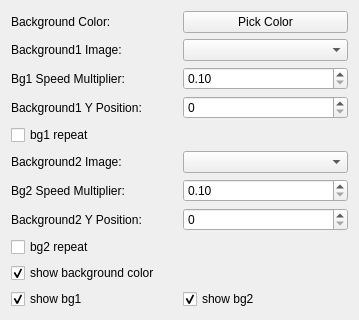
                <widget class="QWidget" name="page_map_properties">
                 <property name="geometry">
                  <rect>
                   <x>0</x>
                   <y>0</y>
                   <width>359</width>
                   <height>305</height>
                  </rect>
                 </property>
                 <attribute name="label">
                  <string>Map Properties</string>
                 </attribute>
                 <layout class="QVBoxLayout" name="verticalLayout_11">
                  <item>
                   <layout class="QGridLayout" name="gridLayout_13">
                    <item row="1" column="0">
                     <widget class="QLabel" name="label_52">
                      <property name="text">
                       <string>Background1 Image:</string>
                      </property>
                     </widget>
                    </item>
                    <item row="1" column="1">
                     <widget class="QComboBox" name="bg1_filename"/>
                    </item>
                    <item row="3" column="0">
                     <widget class="QLabel" name="label_56">
                      <property name="text">
                       <string>Background1 Y Position:</string>
                      </property>
                     </widget>
                    </item>
                    <item row="3" column="1">
                     <widget class="QSpinBox" name="bg1_y_pos">
                      <property name="maximum">
                       <number>999</number>
                      </property>
                     </widget>
                    </item>
                    <item row="0" column="0">
                     <widget class="QLabel" name="label_58">
                      <property name="text">
                       <string>Background Color:</string>
                      </property>
                     </widget>
                    </item>
                    <item row="0" column="1">
                     <widget class="QPushButton" name="bg_color_pick">
                      <property name="text">
                       <string>Pick Color</string>
                      </property>
                     </widget>
                    </item>
                    <item row="5" column="0">
                     <widget class="QLabel" name="label_59">
                      <property name="text">
                       <string>Background2 Image:</string>
                      </property>
                     </widget>
                    </item>
                    <item row="8" column="0">
                     <widget class="QLabel" name="label_60">
                      <property name="text">
                       <string>Background2 Y Position:</string>
                      </property>
                     </widget>
                    </item>
                    <item row="5" column="1">
                     <widget class="QComboBox" name="bg2_filename"/>
                    </item>
                    <item row="8" column="1">
                     <widget class="QSpinBox" name="bg2_y_pos">
                      <property name="maximum">
                       <number>999</number>
                      </property>
                     </widget>
                    </item>
                    <item row="10" column="0">
                     <widget class="QCheckBox" name="checkBox">
                      <property name="text">
                       <string>show background color</string>
                      </property>
                      <property name="checked">
                       <bool>true</bool>
                      </property>
                     </widget>
                    </item>
                    <item row="11" column="0">
                     <widget class="QCheckBox" name="checkBox_2">
                      <property name="text">
                       <string>show bg1</string>
                      </property>
                      <property name="checked">
                       <bool>true</bool>
                      </property>
                     </widget>
                    </item>
                    <item row="11" column="1">
                     <widget class="QCheckBox" name="checkBox_3">
                      <property name="text">
                       <string>show bg2</string>
                      </property>
                      <property name="checked">
                       <bool>true</bool>
                      </property>
                     </widget>
                    </item>
                    <item row="2" column="0">
                     <widget class="QLabel" name="label_61">
                      <property name="text">
                       <string>Bg1 Speed Multiplier:</string>
                      </property>
                     </widget>
                    </item>
                    <item row="7" column="0">
                     <widget class="QLabel" name="label_62">
                      <property name="text">
                       <string>Bg2 Speed Multiplier:</string>
                      </property>
                     </widget>
                    </item>
                    <item row="4" column="0">
                     <widget class="QCheckBox" name="checkBox_4">
                      <property name="text">
                       <string>bg1 repeat</string>
                      </property>
                     </widget>
                    </item>
                    <item row="9" column="0">
                     <widget class="QCheckBox" name="checkBox_5">
                      <property name="text">
                       <string>bg2 repeat</string>
                      </property>
                     </widget>
                    </item>
                    <item row="2" column="1">
                     <widget class="QDoubleSpinBox" name="bg1_speed">
                      <property name="minimum">
                       <double>0.100000000000000</double>
                      </property>
                      <property name="maximum">
                       <double>4.000000000000000</double>
                      </property>
                      <property name="singleStep">
                       <double>0.100000000000000</double>
                      </property>
                     </widget>
                    </item>
                    <item row="7" column="1">
                     <widget class="QDoubleSpinBox" name="bg2_speed">
                      <property name="minimum">
                       <double>0.100000000000000</double>
                      </property>
                      <property name="maximum">
                       <double>4.000000000000000</double>
                      </property>
                      <property name="singleStep">
                       <double>0.100000000000000</double>
                      </property>
                     </widget>
                    </item>
                   </layout>
                  </item>
                 </layout>
                </widget>
